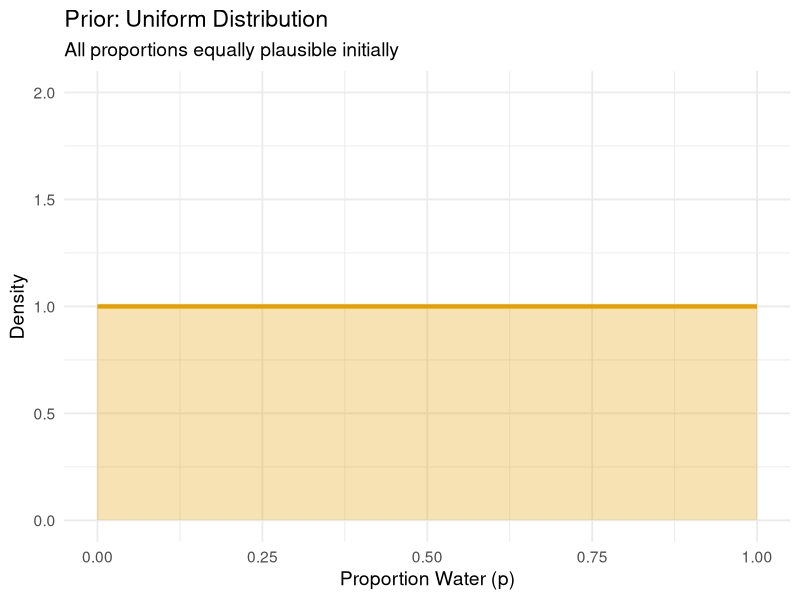
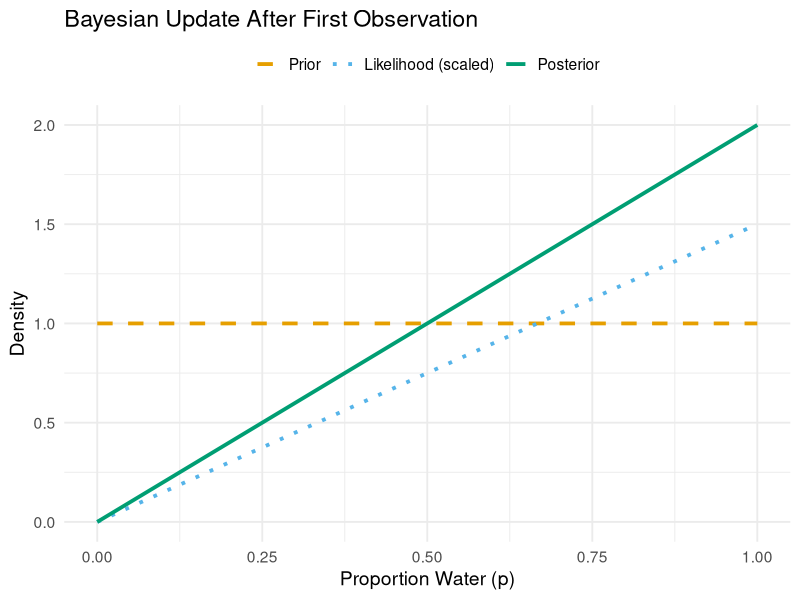
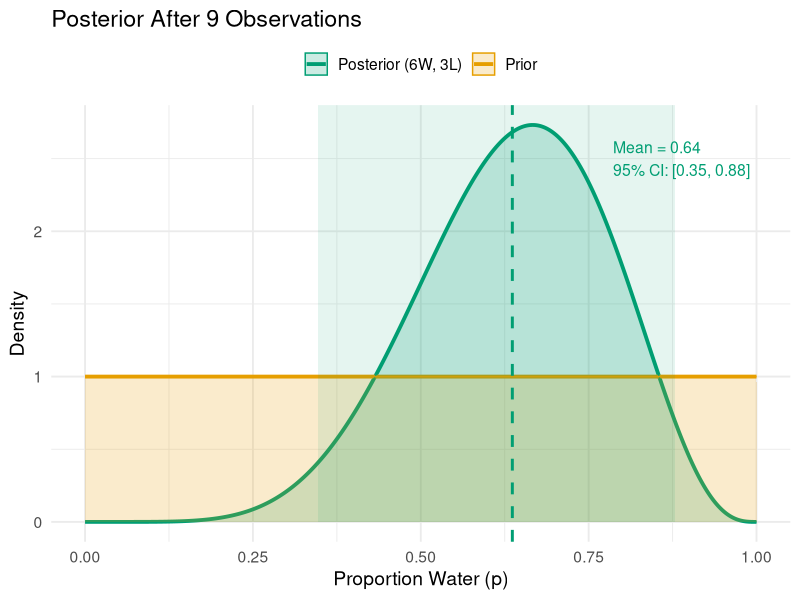

The R script that drew these images, in order:
## ---- chunk 1
library(ggplot2)
library(dplyr)
library(tidyr)
library(patchwork)

knitr::opts_chunk$set(
  echo = FALSE, 
  warning = FALSE, 
  message = FALSE, 
  fig.width = 8, fig.height = 5
)
## ---- chunk 2
theta <- seq(0, 1, length.out = 1000)
prior <- dbeta(theta, 1, 1)
df_prior <- data.frame(theta = theta, density = prior)
ggplot(df_prior, aes(x = theta, y = density)) +
  geom_line(linewidth = 1.5, color = "#E69F00") +
  geom_area(alpha = 0.3, fill = "#E69F00") +
  labs(
    title = "Prior: Uniform Distribution",
    subtitle = "All proportions equally plausible initially",
    x = "Proportion Water (p)", y = "Density"
  ) +
  theme_minimal(base_size = 14) +
  coord_cartesian(ylim = c(0, 2))
## ---- chunk 3
theta <- seq(0, 1, length.out = 1000)
prior <- dbeta(theta, 1, 1)
likelihood <- dbeta(theta, 2, 1)
posterior_1 <- dbeta(theta, 2, 1)

df_update1 <- data.frame(
  theta = rep(theta, 3),
  density = c(prior, likelihood/max(likelihood) * 1.5, posterior_1),
  type = rep(c("Prior", "Likelihood (scaled)", "Posterior"), each = length(theta))
)

df_update1$type <- factor(df_update1$type, 
                          levels = c("Prior", "Likelihood (scaled)", "Posterior"))

ggplot(df_update1, aes(x = theta, y = density, color = type, linetype = type)) +
  geom_line(linewidth = 1.3) +
  scale_color_manual(values = c("Prior" = "#E69F00", 
                                 "Likelihood (scaled)" = "#56B4E9",
                                 "Posterior" = "#009E73")) +
  scale_linetype_manual(values = c("Prior" = "dashed",
                                    "Likelihood (scaled)" = "dotted",
                                    "Posterior" = "solid")) +
  labs(title = "Bayesian Update After First Observation",
       x = "Proportion Water (p)", y = "Density") +
  theme_minimal(base_size = 14) +
  theme(legend.position = "top", legend.title = element_blank())
## ---- chunk 4
theta <- seq(0, 1, length.out = 1000)
prior <- dbeta(theta, 1, 1)
posterior_final <- dbeta(theta, 7, 4)

df_final <- data.frame(
  theta = rep(theta, 2),
  density = c(prior, posterior_final),
  type = rep(c("Prior", "Posterior (6W, 3L)"), each = length(theta))
)

ci_lower <- qbeta(0.025, 7, 4)
ci_upper <- qbeta(0.975, 7, 4)
mean_post <- 7/(7+4)

ggplot(df_final, aes(x = theta, y = density, color = type, fill = type)) +
  geom_line(linewidth = 1.3) +
  geom_area(alpha = 0.2, position = "identity") +
  geom_vline(xintercept = mean_post, linetype = "dashed", 
             color = "#009E73", linewidth = 1) +
  annotate("rect", xmin = ci_lower, xmax = ci_upper, 
           ymin = 0, ymax = Inf, alpha = 0.1, fill = "#009E73") +
  annotate("text", x = mean_post + 0.15, y = 2.5,
           label = sprintf("Mean = %.2f\n95%% CI: [%.2f, %.2f]", 
                          mean_post, ci_lower, ci_upper),
           color = "#009E73", size = 4, hjust = 0) +
  scale_color_manual(values = c("Prior" = "#E69F00",
                                 "Posterior (6W, 3L)" = "#009E73")) +
  scale_fill_manual(values = c("Prior" = "#E69F00",
                                "Posterior (6W, 3L)" = "#009E73")) +
  labs(title = "Posterior After 9 Observations",
       x = "Proportion Water (p)", y = "Density") +
  theme_minimal(base_size = 14) +
  theme(legend.position = "top", legend.title = element_blank())
